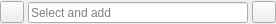
<?xml version="1.0" encoding="UTF-8"?>
<ui version="4.0">
 <class>SequenceSelectorWidget</class>
 <widget class="QWidget" name="SequenceSelectorWidget">
  <property name="geometry">
   <rect>
    <x>0</x>
    <y>0</y>
    <width>276</width>
    <height>24</height>
   </rect>
  </property>
  <property name="windowTitle">
   <string>Form</string>
  </property>
  <layout class="QHBoxLayout" name="horizontalLayout_2">
   <property name="spacing">
    <number>0</number>
   </property>
   <property name="margin" stdset="0">
    <number>0</number>
   </property>
   <item>
    <layout class="QHBoxLayout" name="horizontalLayout">
     <item>
      <widget class="QToolButton" name="addSeq">
       <property name="minimumSize">
        <size>
         <width>0</width>
         <height>22</height>
        </size>
       </property>
       <property name="maximumSize">
        <size>
         <width>16777215</width>
         <height>22</height>
        </size>
       </property>
       <property name="toolTip">
        <string>Add selected sequence</string>
       </property>
       <property name="text">
        <string/>
       </property>
      </widget>
     </item>
     <item>
      <spacer name="horizontalSpacer">
       <property name="orientation">
        <enum>Qt::Orientation::Horizontal</enum>
       </property>
       <property name="sizeType">
        <enum>QSizePolicy::Policy::Fixed</enum>
       </property>
       <property name="sizeHint" stdset="0">
        <size>
         <width>4</width>
         <height>20</height>
        </size>
       </property>
      </spacer>
     </item>
     <item>
      <widget class="QLineEdit" name="seqLineEdit">
       <property name="minimumSize">
        <size>
         <width>0</width>
         <height>22</height>
        </size>
       </property>
       <property name="maximumSize">
        <size>
         <width>16777215</width>
         <height>22</height>
        </size>
       </property>
       <property name="styleSheet">
        <string notr="true">margin-top:1px;</string>
       </property>
       <property name="text">
        <string/>
       </property>
       <property name="placeholderText">
        <string>Select and add</string>
       </property>
      </widget>
     </item>
     <item>
      <spacer name="horizontalSpacer_2">
       <property name="orientation">
        <enum>Qt::Orientation::Horizontal</enum>
       </property>
       <property name="sizeType">
        <enum>QSizePolicy::Policy::Fixed</enum>
       </property>
       <property name="sizeHint" stdset="0">
        <size>
         <width>4</width>
         <height>20</height>
        </size>
       </property>
      </spacer>
     </item>
     <item>
      <widget class="QToolButton" name="deleteSeq">
       <property name="minimumSize">
        <size>
         <width>0</width>
         <height>22</height>
        </size>
       </property>
       <property name="maximumSize">
        <size>
         <width>16777215</width>
         <height>22</height>
        </size>
       </property>
       <property name="toolTip">
        <string>Clear</string>
       </property>
       <property name="text">
        <string/>
       </property>
       <property name="iconSize">
        <size>
         <width>16</width>
         <height>16</height>
        </size>
       </property>
      </widget>
     </item>
    </layout>
   </item>
  </layout>
 </widget>
 <resources>
  <include location="../../../../U2Gui/U2Gui.qrc"/>
 </resources>
 <connections/>
</ui>
